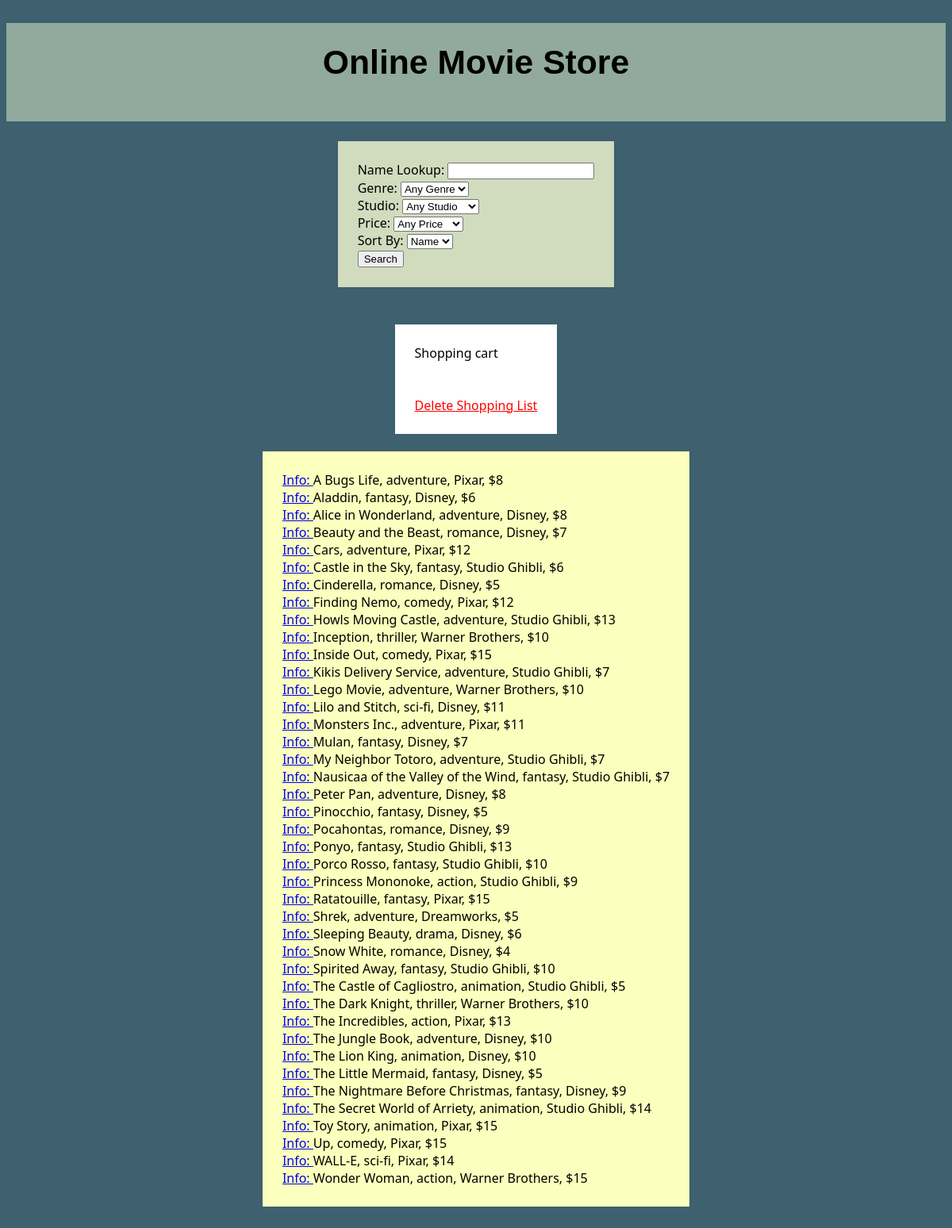
Screenshot of /Project1/project1.php with the database file from the repository.
### tables this page shows
CREATE TABLE IF NOT EXISTS `movie` (
  `id` int(11) NOT NULL AUTO_INCREMENT,
  `name` varchar(60) NOT NULL,
  `price` double NOT NULL,
  `genre_id` int(11) NOT NULL,
  `studio_id` int(11) NOT NULL,
  `movie_desc` varchar(500) NOT NULL,
  PRIMARY KEY (`id`),
  KEY `genre_id` (`genre_id`,`studio_id`),
  KEY `studio_id` (`studio_id`)
);

CREATE TABLE IF NOT EXISTS `genre` (
  `id` int(11) NOT NULL AUTO_INCREMENT,
  `name` varchar(60) NOT NULL,
  PRIMARY KEY (`id`)
);

CREATE TABLE IF NOT EXISTS `studio` (
  `id` int(11) NOT NULL AUTO_INCREMENT,
  `name` varchar(60) NOT NULL,
  PRIMARY KEY (`id`)
);

### Project1/project1.php (the view, shortened to what this page needs)
<!DOCTYPE html>
<html>
    <head>
        <link href="/Project1/css/styles.css" rel="stylesheet" type="text/css" />
    </head>
    <body>
            <h1 id="title">Online Movie Store</h1>
            <form id="forms" method="get">
                Name Lookup: <input type="text" list="options" name="lookupTxt" autocomplete="on"> <br />
                Genre: <select name="genreTxt">
                    <option value="">Any Genre</option>
                </select> <br />
                Studio: <select name="studioTxt">
                    <option value="">Any Studio</option>
                </select> <br />
                Price: <select name="priceTxt">
                    <option value="">Any Price</option>
                </select> <br>
                Sort By: <select name="sortTxt">
                    <option value="name">Name</option>
                </select>
                <br><input type="submit" value="Search">
            </form>
        <?php
        $dbHost = getenv('IP');
        $dbPort = 3306;
        $dbName = getenv("database");
        $username = getenv("db_name");
        $password = getenv("db_password");
        $dbConn = new PDO("mysql:host=$dbHost;port=$dbPort;dbname=$dbName", $username, $password);
        $dbConn->setAttribute(PDO::ATTR_ERRMODE, PDO::ERRMODE_EXCEPTION);
        $sql = "SELECT movie.name AS name, genre.name AS genre, movie.price AS price, studio.name AS studio
                FROM((movie
                    INNER JOIN genre ON movie.genre_id = genre.id)
                    INNER JOIN studio ON movie.studio_id = studio.id)";
        $sql = $sql . " ORDER BY movie." . $_SESSION["sort"];
        echo "<br />";
        $stmt = $dbConn -> prepare($sql);
        $stmt -> execute ();
        $cartArrange = "";
        echo "<br><div id='cartList'>";
        echo "<a>Shopping cart<br></a><br>";
        echo "<br>";
        echo "<a href='https://project-1-carlosgarcia.c9users.io/Project1/project1.php' style='color:red' > Delete Shopping List </a>";
        echo "</div><br><br>";
        echo "<form id='list'>";
            while ($row = $stmt -> fetch())  {
                echo  "<a href='./itemInfo.php?itemName=" . $row['name'] . $cartArrange . "'>Info: </a>" . $row['name'] . ", " . $row['genre'] . ", " . $row['studio'] . ", $" . $row['price'] . "<br />";
            }
        echo "</form>";
        ?>
    </body>
</html>

### Project1/css/styles.css (style rules this page uses)
body { text-align: center; font-family: "Segoe UI", Frutiger, "Frutiger Linotype", "Dejavu Sans", "Helvetica Neue", Arial, sans-serif; background-color: rgb(62, 96, 111); padding-bottom: 50px; }
h1 { text-align: center; font-family: "Hammersmith One", Arial, sans-serif; background-color: rgb(145, 170, 157); padding-top: 25px; padding-bottom: 50px; margin-bottom: 25px; font-size: 32pt; }
#forms { display:inline-block; text-align: left; margin-bottom: 25px; margin-left: auto; margin-right: auto; padding: 25px; background-color: rgb(209, 219, 189); }
#list { display: inline-block; padding: 25px; text-align: left; background-color: rgb(252, 255, 189); }
#cartList { display: inline-block; padding: 25px; text-align: left; background-color: white; }

### rows the page displays
movie: name "A Bugs Life", genre.name "adventure", studio.name "Pixar", price "8"
movie: name "Aladdin", genre.name "fantasy", studio.name "Disney", price "6"
movie: name "Alice in Wonderland", genre.name "adventure", studio.name "Disney", price "8"
movie: name "Beauty and the Beast", genre.name "romance", studio.name "Disney", price "7"
movie: name "Cars", genre.name "adventure", studio.name "Pixar", price "12"
movie: name "Castle in the Sky", genre.name "fantasy", studio.name "Studio Ghibli", price "6"
movie: name "Cinderella", genre.name "romance", studio.name "Disney", price "5"
movie: name "Finding Nemo", genre.name "comedy", studio.name "Pixar", price "12"
movie: name "Howls Moving Castle", genre.name "adventure", studio.name "Studio Ghibli", price "13"
movie: name "Inception", genre.name "thriller", studio.name "Warner Brothers", price "10"
movie: name "Inside Out", genre.name "comedy", studio.name "Pixar", price "15"
movie: name "Kikis Delivery Service", genre.name "adventure", studio.name "Studio Ghibli", price "7"
movie: name "Lego Movie", genre.name "adventure", studio.name "Warner Brothers", price "10"
movie: name "Lilo and Stitch", genre.name "sci-fi", studio.name "Disney", price "11"
movie: name "Monsters Inc.", genre.name "adventure", studio.name "Pixar", price "11"
movie: name "Mulan", genre.name "fantasy", studio.name "Disney", price "7"
movie: name "My Neighbor Totoro", genre.name "adventure", studio.name "Studio Ghibli", price "7"
movie: name "Nausicaa of the Valley of the Wind", genre.name "fantasy", studio.name "Studio Ghibli", price "7"
movie: name "Peter Pan", genre.name "adventure", studio.name "Disney", price "8"
movie: name "Pinocchio", genre.name "fantasy", studio.name "Disney", price "5"
movie: name "Pocahontas", genre.name "romance", studio.name "Disney", price "9"
movie: name "Ponyo", genre.name "fantasy", studio.name "Studio Ghibli", price "13"
movie: name "Porco Rosso", genre.name "fantasy", studio.name "Studio Ghibli", price "10"
movie: name "Princess Mononoke", genre.name "action", studio.name "Studio Ghibli", price "9"
movie: name "Ratatouille", genre.name "fantasy", studio.name "Pixar", price "15"
movie: name "Shrek", genre.name "adventure", studio.name "Dreamworks", price "5"
movie: name "Sleeping Beauty", genre.name "drama", studio.name "Disney", price "6"
movie: name "Snow White", genre.name "romance", studio.name "Disney", price "4"
movie: name "Spirited Away", genre.name "fantasy", studio.name "Studio Ghibli", price "10"
movie: name "The Castle of Cagliostro", genre.name "animation", studio.name "Studio Ghibli", price "5"
movie: name "The Dark Knight", genre.name "thriller", studio.name "Warner Brothers", price "10"
movie: name "The Incredibles", genre.name "action", studio.name "Pixar", price "13"
movie: name "The Jungle Book", genre.name "adventure", studio.name "Disney", price "10"
movie: name "The Lion King", genre.name "animation", studio.name "Disney", price "10"
movie: name "The Little Mermaid", genre.name "fantasy", studio.name "Disney", price "5"
movie: name "The Nightmare Before Christmas", genre.name "fantasy", studio.name "Disney", price "9"
movie: name "The Secret World of Arriety", genre.name "animation", studio.name "Studio Ghibli", price "14"
movie: name "Toy Story", genre.name "animation", studio.name "Pixar", price "15"
movie: name "Up", genre.name "comedy", studio.name "Pixar", price "15"
movie: name "WALL-E", genre.name "sci-fi", studio.name "Pixar", price "14"
movie: name "Wonder Woman", genre.name "action", studio.name "Warner Brothers", price "15"
